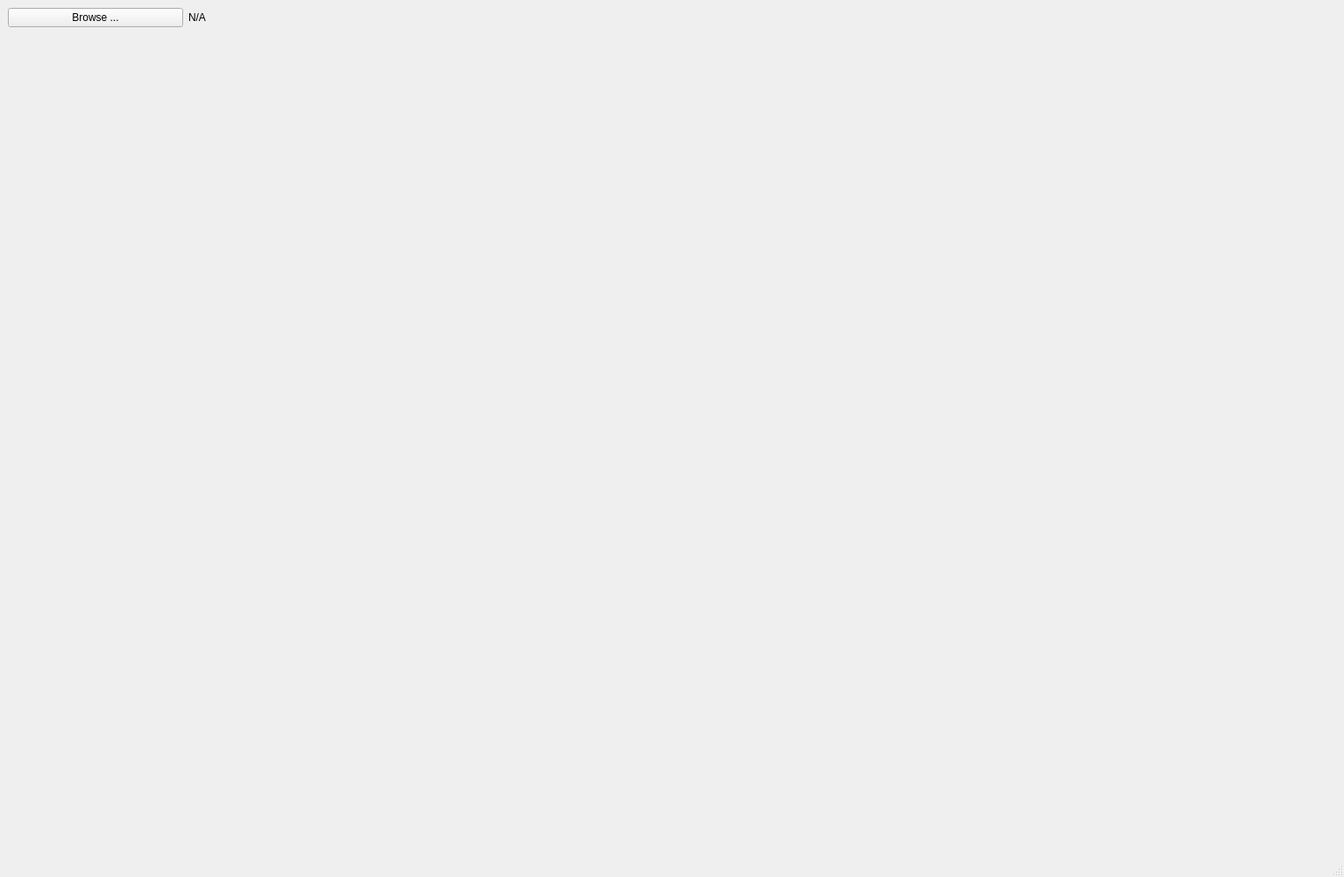
<?xml version="1.0" encoding="UTF-8"?>
<ui version="4.0">
 <class>MainWindow</class>
 <widget class="QMainWindow" name="MainWindow">
  <property name="geometry">
   <rect>
    <x>0</x>
    <y>0</y>
    <width>1534</width>
    <height>1001</height>
   </rect>
  </property>
  <property name="minimumSize">
   <size>
    <width>300</width>
    <height>0</height>
   </size>
  </property>
  <property name="windowTitle">
   <string>MainWindow</string>
  </property>
  <widget class="QWidget" name="centralwidget">
   <property name="minimumSize">
    <size>
     <width>0</width>
     <height>0</height>
    </size>
   </property>
   <layout class="QVBoxLayout" name="verticalLayout">
    <item>
     <layout class="QHBoxLayout" name="horizontalLayout">
      <item>
       <widget class="QPushButton" name="browse_button">
        <property name="minimumSize">
         <size>
          <width>200</width>
          <height>0</height>
         </size>
        </property>
        <property name="maximumSize">
         <size>
          <width>200</width>
          <height>16777215</height>
         </size>
        </property>
        <property name="text">
         <string>Browse ...</string>
        </property>
       </widget>
      </item>
      <item>
       <widget class="QLabel" name="tiff_file_label">
        <property name="text">
         <string>N/A</string>
        </property>
       </widget>
      </item>
     </layout>
    </item>
    <item>
     <widget class="QWidget" name="widget" native="true">
      <property name="sizePolicy">
       <sizepolicy hsizetype="Preferred" vsizetype="Expanding">
        <horstretch>0</horstretch>
        <verstretch>0</verstretch>
       </sizepolicy>
      </property>
     </widget>
    </item>
   </layout>
  </widget>
  <widget class="QMenuBar" name="menubar">
   <property name="geometry">
    <rect>
     <x>0</x>
     <y>0</y>
     <width>1534</width>
     <height>22</height>
    </rect>
   </property>
   <property name="sizePolicy">
    <sizepolicy hsizetype="Minimum" vsizetype="Minimum">
     <horstretch>0</horstretch>
     <verstretch>0</verstretch>
    </sizepolicy>
   </property>
  </widget>
  <widget class="QStatusBar" name="statusbar"/>
  <action name="action1_Data">
   <property name="text">
    <string>1. Data</string>
   </property>
  </action>
  <action name="action2_Normalization">
   <property name="enabled">
    <bool>true</bool>
   </property>
   <property name="text">
    <string>2. Normalization</string>
   </property>
  </action>
  <action name="action3_Binning">
   <property name="text">
    <string>4. Binning</string>
   </property>
  </action>
  <action name="action4_Fitting">
   <property name="text">
    <string>5. Fitting</string>
   </property>
  </action>
  <action name="action5_Results">
   <property name="text">
    <string>6. Strain Mapping</string>
   </property>
  </action>
  <action name="actionAbout">
   <property name="text">
    <string>About ...</string>
   </property>
  </action>
  <action name="action1_Raw_Data">
   <property name="text">
    <string>1. Raw Data</string>
   </property>
  </action>
  <action name="action2_Normalization_2">
   <property name="text">
    <string>2. Normalization</string>
   </property>
  </action>
  <action name="action3_Normalized_Data">
   <property name="text">
    <string>3. Normalized Data</string>
   </property>
  </action>
 </widget>
 <resources/>
 <connections>
  <connection>
   <sender>browse_button</sender>
   <signal>clicked()</signal>
   <receiver>MainWindow</receiver>
   <slot>browse_button_clicked()</slot>
   <hints>
    <hint type="sourcelabel">
     <x>108</x>
     <y>49</y>
    </hint>
    <hint type="destinationlabel">
     <x>308</x>
     <y>28</y>
    </hint>
   </hints>
  </connection>
 </connections>
 <slots>
  <slot>sample_import_button_clicked()</slot>
  <slot>time_spectra_import_button_clicked()</slot>
  <slot>open_beam_import_button_clicked()</slot>
  <slot>sample_list_selection_changed()</slot>
  <slot>open_beam_list_selection_changed()</slot>
  <slot>sample_list_right_click()</slot>
  <slot>time_spectra_selection_changed()</slot>
  <slot>load_data_tab_changed()</slot>
  <slot>time_spectra_preview_button_clicked()</slot>
  <slot>normalized_import_button_clicked()</slot>
  <slot>normalized_list_selection_changed()</slot>
  <slot>update_delta_lambda()</slot>
  <slot>crystal_structure_index_changed()</slot>
  <slot>crystal_structure_2_index_changed()</slot>
  <slot>list_of_element_index_changed()</slot>
  <slot>list_of_element_2_index_changed()</slot>
  <slot>lattice_text_changed()</slot>
  <slot>lattice_2_text_changed()</slot>
  <slot>material_display_clicked()</slot>
  <slot>material_display_2_clicked()</slot>
  <slot>browse_button_clicked()</slot>
 </slots>
</ui>
